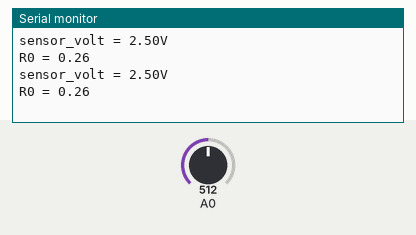
Bench run of a sketch on a simulated Arduino Uno, built with avr-gcc and run on an emulated ATmega328P. On the bench: the last lines printed to the serial monitor. The inputs (shaded band) are chosen by the test bench; at power-on: A0 = 512.

Above: at 1.2 s.
1.3 s: A0 set to 0
At 2.9 s:
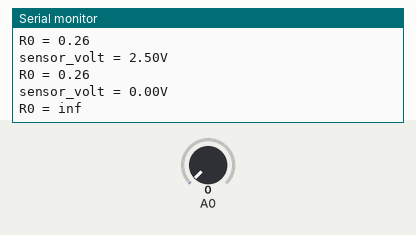
4.3 s: A0 set to 110
At 5.9 s:
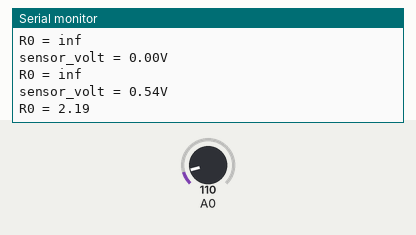
Timing chart, 0 to 7.4 s (numbered marks = the images above; inputs shaded):
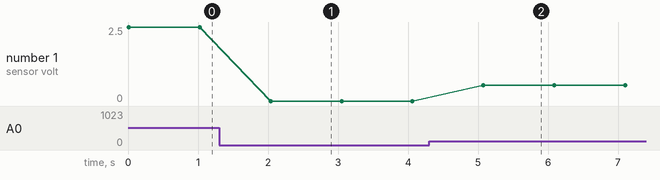

Measured:
- after the input at 1.3 s, the serial monitor: prints a new line after 0.74 s (image 1)
- after the input at 4.3 s, the serial monitor: prints a new line after 0.78 s (image 2)
- plotted number 1: 0 → 0.54 after the input at 4.3 s

The sketch:

MQ135_calibration.ino
```cpp
void setup() {
  // Otevření sériové komunikace
  Serial.begin(9600);
}

void loop() {
  float sensor_volt;  // Napětí senzoru
  float RS_air;       // Odpor v čistém vzduchu
  float R0;           // Konstanta R0
  float sensorValue;  // Hodnota načtená ze senzoru

  // Cyklus pro načtení 100 hodnot
  for (int x = 0; x < 100; x++) {
    sensorValue = sensorValue + analogRead(A0);
  }
  sensorValue = sensorValue / 100.0;

  sensor_volt = (sensorValue / 1024) * 5.0;    // Výpočet napětí senzoru
  RS_air = (5.0 - sensor_volt) / sensor_volt;  // Výpočet oporu v čistém vzduchu
  R0 = RS_air / 3.8;                           // Výpočet konstanty R0

  // Vypsání na konzoli
  Serial.print("sensor_volt = ");
  Serial.print(sensor_volt);
  Serial.println("V");

  Serial.print("R0 = ");
  Serial.println(R0);
  delay(1000);
}
```
